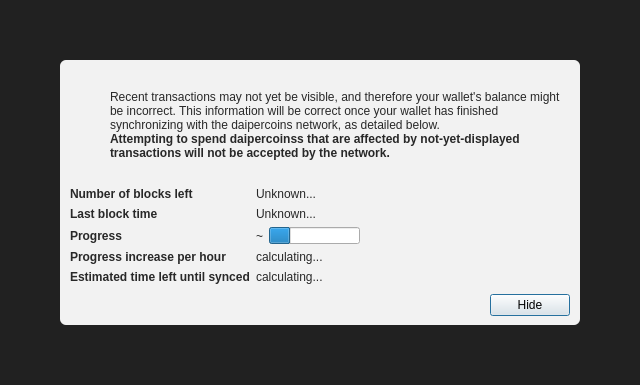
<?xml version="1.0" encoding="UTF-8"?>
<ui version="4.0">
 <class>ModalOverlay</class>
 <widget class="ModalOverlay" name="ModalOverlay">
  <property name="geometry">
   <rect>
    <x>0</x>
    <y>0</y>
    <width>640</width>
    <height>385</height>
   </rect>
  </property>
  <property name="windowTitle">
   <string>Form</string>
  </property>
  <layout class="QVBoxLayout" name="verticalLayout" stretch="0">
   <property name="sizeConstraint">
    <enum>QLayout::SetDefaultConstraint</enum>
   </property>
   <property name="leftMargin">
    <number>0</number>
   </property>
   <property name="topMargin">
    <number>0</number>
   </property>
   <property name="rightMargin">
    <number>0</number>
   </property>
   <property name="bottomMargin">
    <number>0</number>
   </property>
   <item>
    <widget class="QWidget" name="bgWidget" native="true">
     <property name="styleSheet">
      <string notr="true">#bgWidget { background: rgba(0,0,0,220); }</string>
     </property>
     <layout class="QVBoxLayout" name="verticalLayoutMain" stretch="1">
      <property name="leftMargin">
       <number>60</number>
      </property>
      <property name="topMargin">
       <number>60</number>
      </property>
      <property name="rightMargin">
       <number>60</number>
      </property>
      <property name="bottomMargin">
       <number>60</number>
      </property>
      <item>
       <widget class="QWidget" name="contentWidget" native="true">
        <property name="styleSheet">
         <string notr="true">#contentWidget { background: rgba(255,255,255,240); border-radius: 6px; }

QLabel { color: rgb(40,40,40);  }</string>
        </property>
        <layout class="QVBoxLayout" name="verticalLayoutSub" stretch="1,0,0,0">
         <property name="spacing">
          <number>0</number>
         </property>
         <property name="leftMargin">
          <number>10</number>
         </property>
         <property name="topMargin">
          <number>10</number>
         </property>
         <property name="rightMargin">
          <number>10</number>
         </property>
         <property name="bottomMargin">
          <number>10</number>
         </property>
         <item>
          <layout class="QHBoxLayout" name="horizontalLayoutIconText" stretch="0,1">
           <property name="topMargin">
            <number>20</number>
           </property>
           <item>
            <layout class="QVBoxLayout" name="verticalLayoutIcon">
             <property name="leftMargin">
              <number>0</number>
             </property>
             <item>
              <widget class="QPushButton" name="warningIcon">
               <property name="enabled">
                <bool>false</bool>
               </property>
               <property name="text">
                <string/>
               </property>
               <property name="icon">
                <iconset>
                 <normaloff>:/icons/warning</normaloff>
                 <disabledoff>:/icons/warning</disabledoff>:/icons/warning</iconset>
               </property>
               <property name="iconSize">
                <size>
                 <width>48</width>
                 <height>48</height>
                </size>
               </property>
               <property name="flat">
                <bool>true</bool>
               </property>
              </widget>
             </item>
             <item>
              <spacer name="verticalSpacerWarningIcon">
               <property name="orientation">
                <enum>Qt::Vertical</enum>
               </property>
               <property name="sizeHint" stdset="0">
                <size>
                 <width>20</width>
                 <height>40</height>
                </size>
               </property>
              </spacer>
             </item>
            </layout>
           </item>
           <item>
            <layout class="QVBoxLayout" name="verticalLayoutInfoText">
             <property name="leftMargin">
              <number>0</number>
             </property>
             <property name="topMargin">
              <number>0</number>
             </property>
             <item>
              <widget class="QLabel" name="infoText">
               <property name="text">
                <string>Recent transactions may not yet be visible, and therefore your wallet's balance might be incorrect. This information will be correct once your wallet has finished synchronizing with the daipercoins network, as detailed below.</string>
               </property>
               <property name="textFormat">
                <enum>Qt::RichText</enum>
               </property>
               <property name="wordWrap">
                <bool>true</bool>
               </property>
              </widget>
             </item>
             <item>
              <widget class="QLabel" name="infoTextStrong">
               <property name="font">
                <font>
                 <weight>75</weight>
                 <bold>true</bold>
                </font>
               </property>
               <property name="text">
                <string>Attempting to spend daipercoinss that are affected by not-yet-displayed transactions will not be accepted by the network.</string>
               </property>
               <property name="textFormat">
                <enum>Qt::RichText</enum>
               </property>
               <property name="wordWrap">
                <bool>true</bool>
               </property>
              </widget>
             </item>
             <item>
              <spacer name="verticalSpacerInTextSpace">
               <property name="orientation">
                <enum>Qt::Vertical</enum>
               </property>
               <property name="sizeHint" stdset="0">
                <size>
                 <width>20</width>
                 <height>40</height>
                </size>
               </property>
              </spacer>
             </item>
            </layout>
           </item>
          </layout>
         </item>
         <item>
          <spacer name="verticalSpacerAfterText">
           <property name="orientation">
            <enum>Qt::Vertical</enum>
           </property>
           <property name="sizeHint" stdset="0">
            <size>
             <width>20</width>
             <height>40</height>
            </size>
           </property>
          </spacer>
         </item>
         <item>
          <layout class="QFormLayout" name="formLayout">
           <property name="fieldGrowthPolicy">
            <enum>QFormLayout::FieldsStayAtSizeHint</enum>
           </property>
           <property name="horizontalSpacing">
            <number>6</number>
           </property>
           <property name="verticalSpacing">
            <number>6</number>
           </property>
           <property name="topMargin">
            <number>10</number>
           </property>
           <item row="0" column="0">
            <widget class="QLabel" name="labelNumberOfBlocksLeft">
             <property name="font">
              <font>
               <weight>75</weight>
               <bold>true</bold>
              </font>
             </property>
             <property name="text">
              <string>Number of blocks left</string>
             </property>
            </widget>
           </item>
           <item row="0" column="1">
            <widget class="QLabel" name="numberOfBlocksLeft">
             <property name="text">
              <string>Unknown...</string>
             </property>
            </widget>
           </item>
           <item row="1" column="0">
            <widget class="QLabel" name="labelLastBlockTime">
             <property name="font">
              <font>
               <weight>75</weight>
               <bold>true</bold>
              </font>
             </property>
             <property name="text">
              <string>Last block time</string>
             </property>
            </widget>
           </item>
           <item row="1" column="1">
            <widget class="QLabel" name="newestBlockDate">
             <property name="sizePolicy">
              <sizepolicy hsizetype="Maximum" vsizetype="Preferred">
               <horstretch>0</horstretch>
               <verstretch>0</verstretch>
              </sizepolicy>
             </property>
             <property name="text">
              <string>Unknown...</string>
             </property>
            </widget>
           </item>
           <item row="2" column="0">
            <widget class="QLabel" name="labelSyncDone">
             <property name="font">
              <font>
               <weight>75</weight>
               <bold>true</bold>
              </font>
             </property>
             <property name="text">
              <string>Progress</string>
             </property>
            </widget>
           </item>
           <item row="2" column="1">
            <layout class="QHBoxLayout" name="horizontalLayoutSync" stretch="0,1">
             <item>
              <widget class="QLabel" name="percentageProgress">
               <property name="text">
                <string notr="true">~</string>
               </property>
              </widget>
             </item>
             <item>
              <widget class="QProgressBar" name="progressBar">
               <property name="value">
                <number>24</number>
               </property>
               <property name="format">
                <string/>
               </property>
              </widget>
             </item>
            </layout>
           </item>
           <item row="4" column="0">
            <widget class="QLabel" name="labelProgressIncrease">
             <property name="font">
              <font>
               <weight>75</weight>
               <bold>true</bold>
              </font>
             </property>
             <property name="text">
              <string>Progress increase per hour</string>
             </property>
            </widget>
           </item>
           <item row="4" column="1">
            <widget class="QLabel" name="progressIncreasePerH">
             <property name="text">
              <string>calculating...</string>
             </property>
            </widget>
           </item>
           <item row="5" column="0">
            <widget class="QLabel" name="labelEstimatedTimeLeft">
             <property name="font">
              <font>
               <weight>75</weight>
               <bold>true</bold>
              </font>
             </property>
             <property name="text">
              <string>Estimated time left until synced</string>
             </property>
            </widget>
           </item>
           <item row="5" column="1">
            <widget class="QLabel" name="expectedTimeLeft">
             <property name="text">
              <string>calculating...</string>
             </property>
            </widget>
           </item>
          </layout>
         </item>
         <item>
          <layout class="QHBoxLayout" name="horizontalLayoutButtons">
           <property name="leftMargin">
            <number>10</number>
           </property>
           <property name="topMargin">
            <number>10</number>
           </property>
           <item>
            <spacer name="horizontalSpacer">
             <property name="orientation">
              <enum>Qt::Horizontal</enum>
             </property>
             <property name="sizeHint" stdset="0">
              <size>
               <width>40</width>
               <height>20</height>
              </size>
             </property>
            </spacer>
           </item>
           <item>
            <widget class="QPushButton" name="closeButton">
             <property name="text">
              <string>Hide</string>
             </property>
             <property name="focusPolicy">
              <enum>Qt::StrongFocus</enum>
             </property>
             <property name="default">
              <bool>true</bool>
             </property>
            </widget>
           </item>
          </layout>
         </item>
        </layout>
       </widget>
      </item>
     </layout>
    </widget>
   </item>
  </layout>
 </widget>
 <customwidgets>
  <customwidget>
   <class>ModalOverlay</class>
   <extends>QWidget</extends>
   <header>qt/modaloverlay.h</header>
   <container>1</container>
  </customwidget>
 </customwidgets>
 <resources/>
 <connections/>
</ui>
